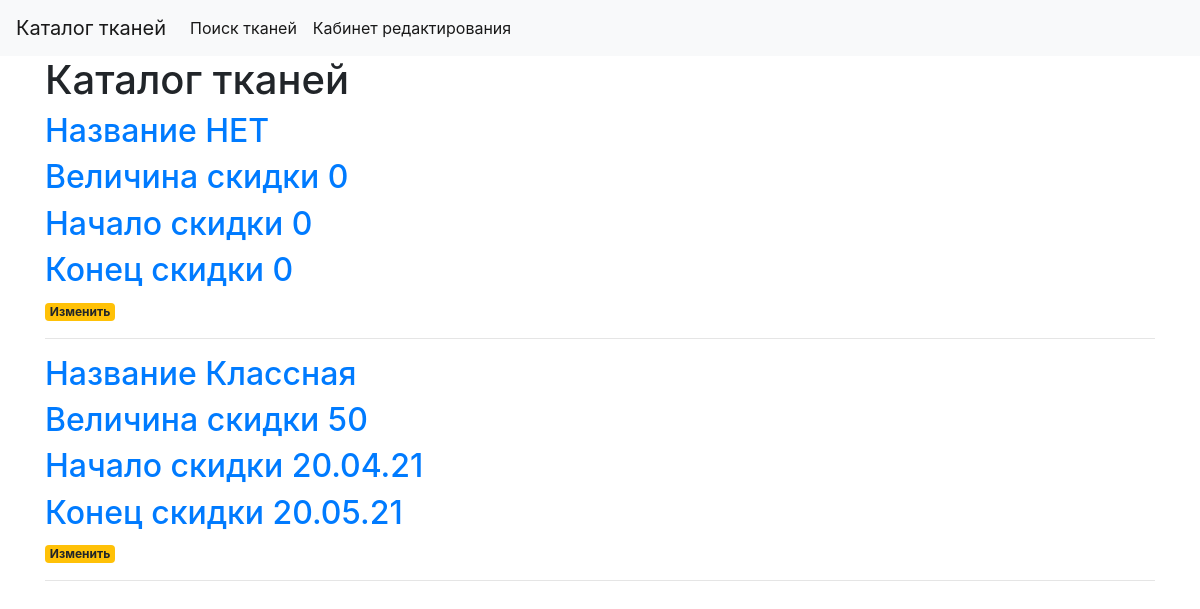
/alldiscount, run on the app's committed database.
### tables this page shows
CREATE TABLE "скидка" (
	"id_скидки"	INTEGER,
	"название"	TEXT NOT NULL,
	"величина_скидки"	INTEGER NOT NULL,
	"дата_начала_скидки"	DATETIME NOT NULL,
	"дата_конца_скидки"	DATETIME NOT NULL,
	PRIMARY KEY("id_скидки" AUTOINCREMENT)
);

### main.py (the view)
@app.route('/alldiscount')
def alldiscount():
    conn = get_db_connection()
    alldiscount = conn.execute('SELECT * FROM скидка').fetchall()
    conn.close()
    return render_template('alldiscount.html', alldiscount=alldiscount)

### main.py (called while the page is built)
def get_db_connection():
    conn = sqlite3.connect('database.db')
    conn.row_factory = sqlite3.Row
    return conn

### templates/alldiscount.html
{% extends 'base.html' %}
{% block content %}
    <h1>{% block title %} Каталог тканей {% endblock %}</h1>
    {% for post in alldiscount %}
        <a href="#">
            <h2>Название {{ post['название'] }}</h2>
            <h2>Величина скидки {{ post['величина_скидки'] }}</h2>
            <h2>Начало скидки {{ post['дата_начала_скидки'] }}</h2>
            <h2>Конец скидки {{ post['дата_конца_скидки'] }}</h2>
        </a>
    <a href="{{ url_for('edit_dis', id=post['id_скидки']) }}">
            <span class="badge badge-warning">Изменить</span>
        </a>
        <hr>
    {% endfor %}
{% endblock %}

### data on the page
скидка: название "НЕТ", величина_скидки "0", дата_начала_скидки "0", дата_конца_скидки "0"
скидка: название "Классная", величина_скидки "50", дата_начала_скидки "20.04.21", дата_конца_скидки "20.05.21"
